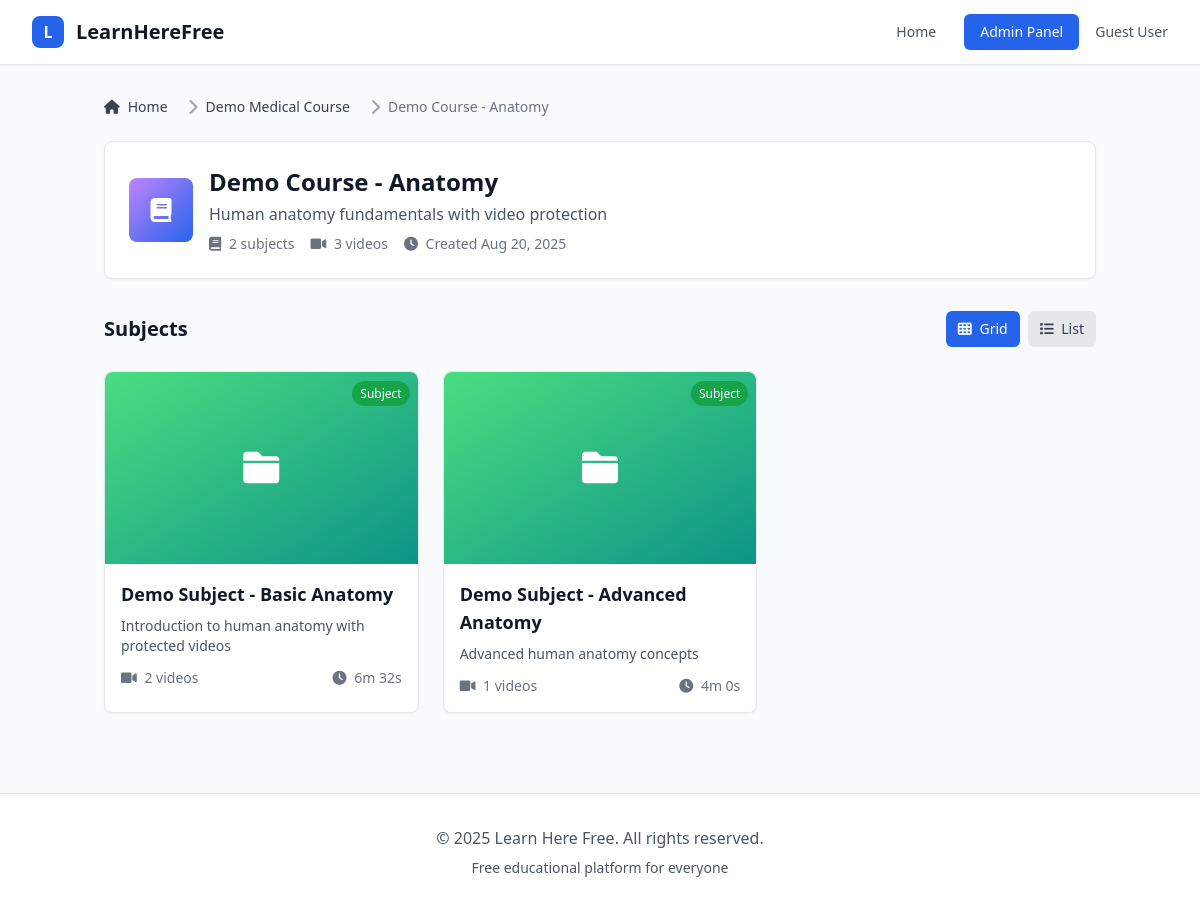
The page /course.php?id=demo-course-1 on the database its author committed.
### tables this page shows
CREATE TABLE IF NOT EXISTS batches (
    id VARCHAR(36) PRIMARY KEY,
    name VARCHAR(255) NOT NULL,
    description TEXT,
    thumbnail_url VARCHAR(500),
    is_active BOOLEAN DEFAULT TRUE,
    created_at TIMESTAMP DEFAULT CURRENT_TIMESTAMP,
    updated_at TIMESTAMP DEFAULT CURRENT_TIMESTAMP ON UPDATE CURRENT_TIMESTAMP
);

CREATE TABLE IF NOT EXISTS courses (
    id VARCHAR(36) PRIMARY KEY,
    batch_id VARCHAR(36) NOT NULL,
    name VARCHAR(255) NOT NULL,
    description TEXT,
    thumbnail_url VARCHAR(500),
    order_index INT DEFAULT 0,
    is_active BOOLEAN DEFAULT TRUE,
    created_at TIMESTAMP DEFAULT CURRENT_TIMESTAMP,
    updated_at TIMESTAMP DEFAULT CURRENT_TIMESTAMP ON UPDATE CURRENT_TIMESTAMP,
    FOREIGN KEY (batch_id) REFERENCES batches(id) ON DELETE CASCADE
);

CREATE TABLE IF NOT EXISTS subjects (
    id VARCHAR(36) PRIMARY KEY,
    batch_id VARCHAR(36) NOT NULL,
    course_id VARCHAR(36) NOT NULL,
    name VARCHAR(255) NOT NULL,
    description TEXT,
    order_index INT DEFAULT 0,
    created_at TIMESTAMP DEFAULT CURRENT_TIMESTAMP,
    updated_at TIMESTAMP DEFAULT CURRENT_TIMESTAMP ON UPDATE CURRENT_TIMESTAMP,
    FOREIGN KEY (batch_id) REFERENCES batches(id) ON DELETE CASCADE,
    FOREIGN KEY (course_id) REFERENCES courses(id) ON DELETE CASCADE
);

### includes/functions.php (called while the page is built, shortened)
<?php
global $pdo;
function getBatch($id) {
    global $pdo;
    try {
        $stmt = $pdo->prepare("SELECT * FROM batches WHERE id = ?");
        $stmt->execute([$id]);
        return $stmt->fetch(PDO::FETCH_ASSOC);
    } catch (PDOException $e) {
        error_log("Error fetching batch: " . $e->getMessage());
        return null;
    }
}
function getCourse($id) {
    global $pdo;
    try {
        $stmt = $pdo->prepare("SELECT * FROM courses WHERE id = ?");
        $stmt->execute([$id]);
        return $stmt->fetch(PDO::FETCH_ASSOC);
    } catch (PDOException $e) {
        error_log("Error fetching course: " . $e->getMessage());
        return null;
    }
}
function getSubjects($course_id) {
    global $pdo;
    try {
        $stmt = $pdo->prepare("SELECT * FROM subjects WHERE course_id = ? ORDER BY order_index ASC");
        $stmt->execute([$course_id]);
        return $stmt->fetchAll(PDO::FETCH_ASSOC);
    } catch (PDOException $e) {
        error_log("Error fetching subjects: " . $e->getMessage());
        return [];
    }
}
function getVideos($subject_id) {
    global $pdo;
    try {
        $stmt = $pdo->prepare("SELECT * FROM videos WHERE subject_id = ? ORDER BY order_index ASC");
        $stmt->execute([$subject_id]);
        return $stmt->fetchAll(PDO::FETCH_ASSOC);
    } catch (PDOException $e) {
        error_log("Error fetching videos: " . $e->getMessage());
        return [];
    }
}
function formatDuration($seconds) {
    if ($seconds < 60) {
        return $seconds . 's';
    } elseif ($seconds < 3600) {
        return floor($seconds / 60) . 'm ' . ($seconds % 60) . 's';
    } else {
        $hours = floor($seconds / 3600);
        $minutes = floor(($seconds % 3600) / 60);
        return $hours . 'h ' . $minutes . 'm';
    }
}
function getTotalVideosInCourse($course_id) {
    global $pdo;
    try {
        $stmt = $pdo->prepare("SELECT COUNT(*) as count FROM videos WHERE course_id = ?");
        $stmt->execute([$course_id]);
        $result = $stmt->fetch(PDO::FETCH_ASSOC);
        return $result['count'] ?? 0;
    } catch (PDOException $e) {
        error_log("Error counting videos in course: " . $e->getMessage());
        return 0;
    }
}
function formatTotalDuration($subject_id) {
    global $pdo;
    try {
        $stmt = $pdo->prepare("SELECT SUM(duration) as total FROM videos WHERE subject_id = ?");
        $stmt->execute([$subject_id]);
        $result = $stmt->fetch(PDO::FETCH_ASSOC);
        $total_seconds = $result['total'] ?? 0;
        return formatDuration($total_seconds);
    } catch (PDOException $e) {
        error_log("Error calculating total duration: " . $e->getMessage());
        return '0s';
    }
}
?>

### course.php (the view, shortened to what this page needs)
<?php
require_once 'config/database.php';
require_once 'includes/functions.php';
$course_id = $_GET['id'] ?? null;
$course = getCourse($course_id);
$batch = getBatch($course['batch_id']);
$subjects = getSubjects($course_id);
?>
<!DOCTYPE html>
<html lang="en">
<head>
    <script src="https://cdn.tailwindcss.com"></script>
    <link rel="stylesheet" href="https://cdnjs.cloudflare.com/ajax/libs/font-awesome/6.0.0/css/all.min.css">
    <link rel="stylesheet" href="assets/css/style.css">
</head>
<body class="bg-gray-50">
    <?php include 'includes/header.php'; ?>
    <div class="container mx-auto px-4 py-8">
        <nav class="flex mb-6" aria-label="Breadcrumb">
            <ol class="inline-flex items-center space-x-1 md:space-x-3">
                <li class="inline-flex items-center">
                    <a href="index.php" class="inline-flex items-center text-sm font-medium text-gray-700 hover:text-blue-600">
                        <i class="fas fa-home mr-2"></i>
                        Home
                    </a>
                </li>
                <li>
                    <div class="flex items-center">
                        <i class="fas fa-chevron-right text-gray-400 mx-2"></i>
                        <a href="batch.php?id=<?php echo $course['batch_id']; ?>" class="text-sm font-medium text-gray-700 hover:text-blue-600">
                            <?php echo htmlspecialchars($batch['name']); ?>
                        </a>
                    </div>
                </li>
                <li>
                    <div class="flex items-center">
                        <i class="fas fa-chevron-right text-gray-400 mx-2"></i>
                        <span class="text-sm font-medium text-gray-500"><?php echo htmlspecialchars($course['name']); ?></span>
                    </div>
                </li>
            </ol>
        </nav>
        <div class="bg-white rounded-lg shadow-sm border border-gray-200 p-6 mb-8">
            <div class="flex items-center space-x-4">
                <div class="flex-shrink-0">
                    <?php if (!empty($course['thumbnail_url'])): ?>
                        <img src="<?php echo htmlspecialchars($course['thumbnail_url']); ?>"
                             alt="<?php echo htmlspecialchars($course['name']); ?>"
                             class="w-16 h-16 rounded-lg object-cover">
                    <?php else: ?>
                        <div class="w-16 h-16 bg-gradient-to-br from-purple-400 to-blue-600 rounded-lg flex items-center justify-center text-white">
                            <i class="fas fa-book text-2xl"></i>
                        </div>
                    <?php endif; ?>
                </div>
                <div class="flex-1">
                    <h1 class="text-2xl font-bold text-gray-900"><?php echo htmlspecialchars($course['name']); ?></h1>
                    <p class="text-gray-600 mt-1"><?php echo htmlspecialchars($course['description']); ?></p>
                    <div class="flex items-center space-x-4 mt-2 text-sm text-gray-500">
                        <span><i class="fas fa-book mr-1"></i> <?php echo count($subjects); ?> subjects</span>
                        <span><i class="fas fa-video mr-1"></i> <?php echo getTotalVideosInCourse($course_id); ?> videos</span>
                        <span><i class="fas fa-clock mr-1"></i> Created <?php echo date('M j, Y', strtotime($course['created_at'])); ?></span>
                    </div>
                </div>
            </div>
        </div>
        <div class="flex justify-between items-center mb-6">
            <h2 class="text-xl font-semibold text-gray-900">Subjects</h2>
            <div class="flex space-x-2">
                <button onclick="setViewMode('grid-medium')"
                        class="px-3 py-2 text-sm font-medium rounded-md bg-blue-600 text-white hover:bg-blue-700">
                    <i class="fas fa-th mr-1"></i> Grid
                </button>
                <button onclick="setViewMode('list')"
                        class="px-3 py-2 text-sm font-medium rounded-md bg-gray-200 text-gray-700 hover:bg-gray-300">
                    <i class="fas fa-list mr-1"></i> List
                </button>
            </div>
        </div>
        <div id="subjects-container" class="grid grid-cols-1 md:grid-cols-2 lg:grid-cols-3 gap-6">
            <?php foreach ($subjects as $subject): ?>
            <div class="bg-white rounded-lg shadow-sm border border-gray-200 hover:shadow-md transition-shadow duration-200 cursor-pointer"
                 onclick="navigateToSubject('<?php echo $subject['id']; ?>')">
                <div class="relative">
                    <?php if (!empty($subject['thumbnail_url'])): ?>
                        <img src="<?php echo htmlspecialchars($subject['thumbnail_url']); ?>"
                             alt="<?php echo htmlspecialchars($subject['name']); ?>"
                             class="w-full h-48 object-cover rounded-t-lg">
                    <?php else: ?>
                        <div class="w-full h-48 bg-gradient-to-br from-green-400 to-teal-600 rounded-t-lg flex items-center justify-center text-white">
                            <i class="fas fa-folder text-4xl"></i>
                        </div>
                    <?php endif; ?>
                    <div class="absolute top-2 right-2">
                        <span class="bg-green-600 text-white text-xs px-2 py-1 rounded-full">
                            Subject
                        </span>
                    </div>
                </div>
                <div class="p-4">
                    <h3 class="text-lg font-semibold text-gray-900 mb-2"><?php echo htmlspecialchars($subject['name']); ?></h3>
                    <p class="text-gray-600 text-sm mb-3"><?php echo htmlspecialchars($subject['description']); ?></p>
                    <div class="flex items-center justify-between text-sm text-gray-500">
                        <span><i class="fas fa-video mr-1"></i> <?php echo count(getVideos($subject['id'])); ?> videos</span>
                        <span><i class="fas fa-clock mr-1"></i> <?php echo formatTotalDuration($subject['id']); ?></span>
                    </div>
                </div>
            </div>
            <?php endforeach; ?>
        </div>
    </div>
    <?php include 'includes/footer.php'; ?>
</body>
</html>

### assets/css/style.css (style rules this page uses)
.card-hover { transition: all 0.3s ease; }

### rows shown on the page
batches: name "Demo Medical Course"
courses: name "Demo Course - Anatomy", description "Human anatomy fundamentals with video protection", created_at "Aug 20, 2025"
subjects: name "Demo Subject - Basic Anatomy", description "Introduction to human anatomy with protected videos", count(getVideos($subject['id'])) "2", id "6m 32s"
subjects: name "Demo Subject - Advanced Anatomy", description "Advanced human anatomy concepts", count(getVideos($subject['id'])) "1", id "4m 0s"

### other values the page prints
count($subjects) "2"
getTotalVideosInCourse($course_id) "3"
